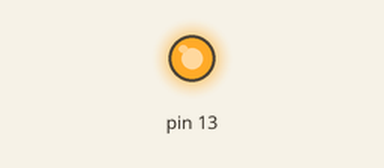
This sketch was run on a simulated Arduino Uno, built with avr-gcc and run on an emulated ATmega328P. Shown: output pins drawn as LEDs (lit = HIGH).

Above: at 1.5 s.
At 4.5 s:
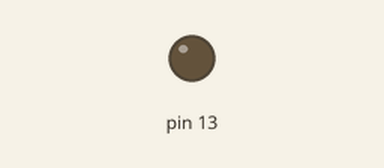
Timing chart, 0 to 7.8 s (numbered marks = the images above):
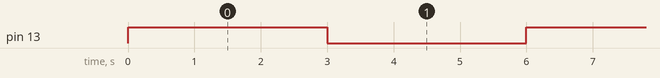

Measured:
- by itself, pin 13: alternates HIGH for 3.0 s and LOW for 3.0 s

The sketch:

blink_c.ino
```cpp
#define MS_DELAY 3000

void setup() {
    // Set digital pin 13 to output mode
    DDRB |= _BV(DDB5);
}

void loop() {
    // Set digital pin 13 to HIGH
    PORTB |= _BV(PORTB5);
    // Wait for 3000 ms
    delay(MS_DELAY);
    // Set digital pin 13 to LOW
    PORTB &= ~_BV(PORTB5);
    // Wait for 3000 ms
    delay(MS_DELAY);
}
```
